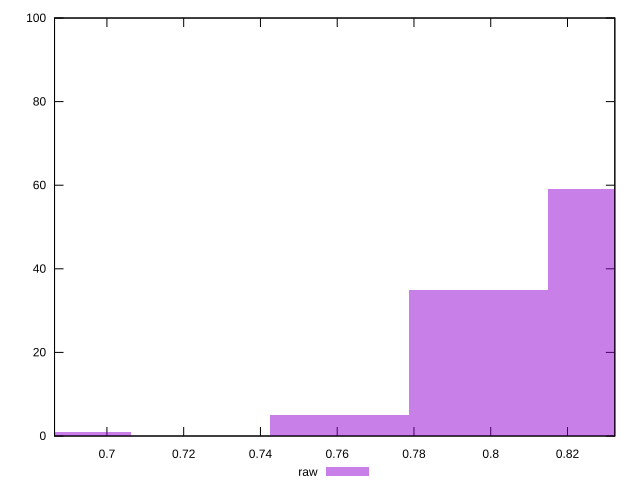

Reproduce this figure in gnuplot.
reset

$raw <<EOF
0.6881752216301996 1
0.8330542156576101 59
0.7968344671507575 35
0.7606147186439048 5
EOF

set key outside below
set boxwidth 0.03621974850685261
set xrange [0.6863509234885643:0.8323301629055889]
set yrange [0:100]
set trange [0:100]
set style fill transparent solid 0.5 noborder
set terminal svg size 640, 490 enhanced background rgb 'white'
set output "reports/report_00030_2021-02-24T20-42-31.540Z/meta/pScore/samples/music/raw/histogram.svg"

plot $raw title "raw" with boxes

reset
